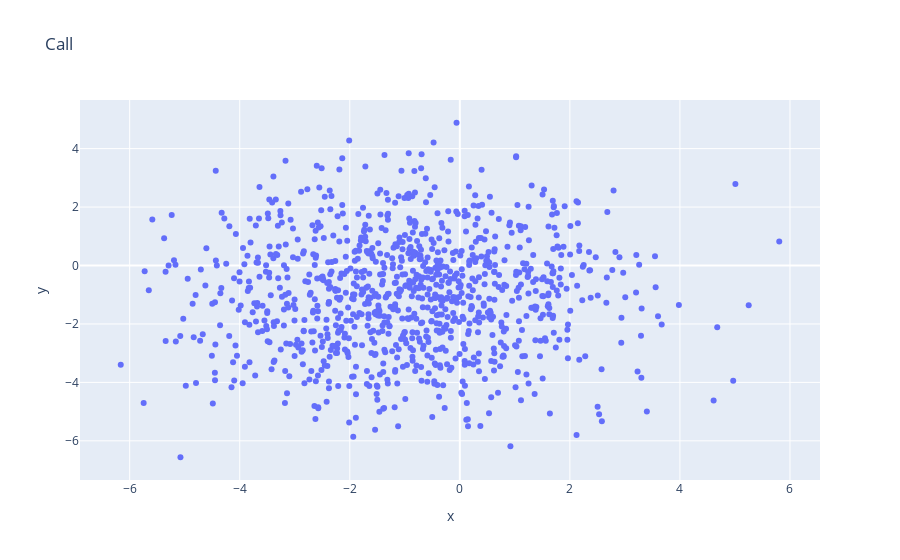

The notebook cell this image was saved under:
### Code cell
loc = px.scatter(df, x="x", y="y",title='Location')

loc.show()

### Figure 1 — Plotly figure (JSON) as saved in the notebook; plotly's stock layout.template omitted (floating-point values rounded to 4 significant figures; data arrays with more than 128 entries replaced by an {"elided": "..."} marker saying what was removed)
{"data": [{"hovertemplate": "x=%{x}<br>y=%{y}<extra></extra>", "legendgroup": "", "marker": {"color": "#636efa", "symbol": "circle"}, "mode": "markers", "name": "", "orientation": "v", "showlegend": false, "type": "scatter", "x": {"elided": "1000 float values"}, "xaxis": "x", "y": {"elided": "1000 float values"}, "yaxis": "y"}], "layout": {"legend": {"tracegroupgap": 0}, "title": {"text": "Call"}, "xaxis": {"anchor": "y", "domain": [0, 1], "title": {"text": "x"}}, "yaxis": {"anchor": "x", "domain": [0, 1], "title": {"text": "y"}}}}
